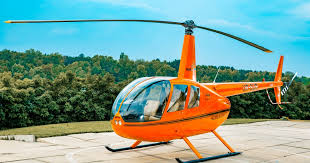
#> input picture BasicOperations/helicopter.jpg, 310 x 163 px
$ python thresholding.py
#> lines starting #> are read from the running program, lines starting #| are printed output that depends on the picture; after the words box and inside, x2 and y2 are one past the last pixel; in counts of white or black regions, pixels touching at a corner belong together
import cv2

# it must be gray scale
img = cv2.imread("helicopter.jpg", 0)
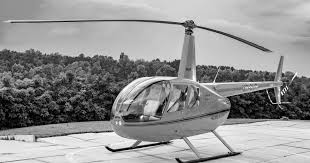
#> img: shape (163, 310); min 0, max 255, mean 147.4

ret, th1 = cv2.threshold(img, 150, 200, cv2.THRESH_BINARY)
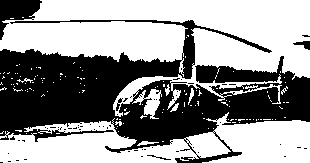
#> th1: shape (163, 310); values 0 (black) and 200 (white), 57.6% white; 59 black regions (54 under 20 px), largest, box (x1, y1, x2, y2) and area: (0, 20, 310, 163) 20327, (0, 0, 42, 40) 812, (293, 41, 310, 50) 79, (116, 98, 123, 111) 35, (147, 155, 171, 160) 30
th2 = cv2.adaptiveThreshold(img, 255, cv2.ADAPTIVE_THRESH_MEAN_C, cv2.THRESH_BINARY, 21, 2)
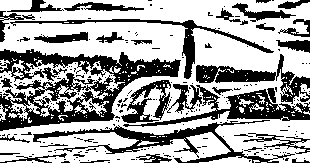
#> th2: shape (163, 310); 63.5% white; 234 black regions (199 under 20 px), largest, box (x1, y1, x2, y2) and area: (0, 49, 181, 131) 5882, (123, 84, 310, 127) 2417, (33, 120, 295, 163) 2179
th3 = cv2.adaptiveThreshold(img, 255, cv2.ADAPTIVE_THRESH_GAUSSIAN_C, cv2.THRESH_BINARY, 21, 2)
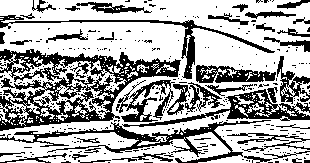
#> th3: shape (163, 310); 65.9% white; 328 black regions (286 under 20 px), largest, box (x1, y1, x2, y2) and area: (0, 49, 181, 131) 5504, (0, 120, 271, 163) 2023, (122, 89, 310, 127) 1533

cv2.imshow("Image", img)
cv2.imshow("Image-Th1", th1)
cv2.imshow("Image-Th2", th2)
cv2.imshow("Image-Th3", th3)

cv2.waitKey(0)
cv2.destroyAllWindows()

$ run again, with BasicOperations/smile.jpg copied over BasicOperations/helicopter.jpg
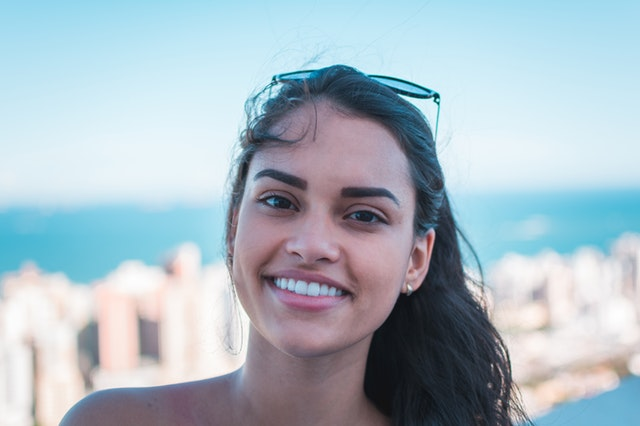
#> input picture BasicOperations/smile.jpg, 640 x 426 px
#> `ret, th1 = cv2.threshold(img, 150, 200, cv2.THRESH_BINARY)`:
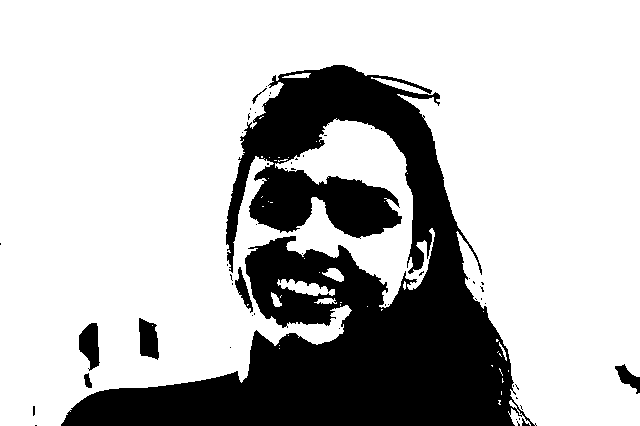
#> th1: shape (426, 640); values 0 (black) and 200 (white), 74.2% white; 52 black regions (44 under 20 px), largest, box (x1, y1, x2, y2) and area: (61, 65, 537, 426) 68076, (79, 323, 100, 371) 666, (139, 318, 159, 360) 627
#> th2: shape (426, 640); 76.4% white; 647 black regions (541 under 20 px), largest, box (x1, y1, x2, y2) and area: (225, 65, 640, 426) 23679, (253, 235, 364, 328) 3886, (462, 189, 640, 228) 3360
#> `th3 = cv2.adaptiveThreshold(img, 255, cv2.ADAPTIVE_THRESH_GAUSSIAN_C, ..`:
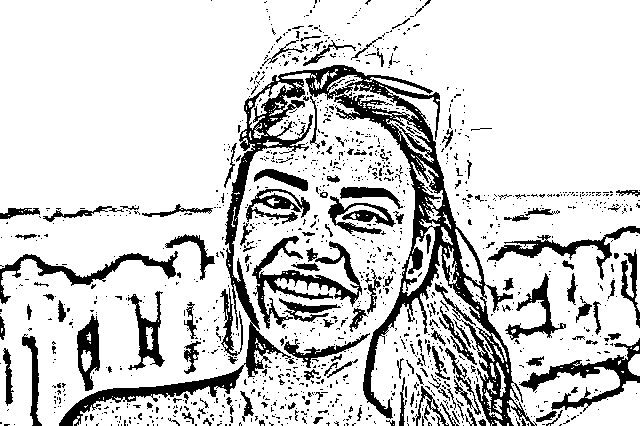
#> th3: shape (426, 640); 81.9% white; 1281 black regions (1131 under 20 px), largest, box (x1, y1, x2, y2) and area: (59, 65, 537, 426) 19078, (252, 236, 362, 329) 2511, (519, 338, 640, 412) 2016
